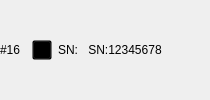
              <widget class="QWidget" name="widget_camera16" native="true">
               <layout class="QHBoxLayout" name="horizontalLayout_18">
                <property name="leftMargin">
                 <number>0</number>
                </property>
                <property name="topMargin">
                 <number>0</number>
                </property>
                <property name="rightMargin">
                 <number>0</number>
                </property>
                <property name="bottomMargin">
                 <number>0</number>
                </property>
                <item>
                 <widget class="QLabel" name="label_26">
                  <property name="text">
                   <string>#16</string>
                  </property>
                 </widget>
                </item>
                <item>
                 <spacer name="horizontalSpacer_24">
                  <property name="orientation">
                   <enum>Qt::Horizontal</enum>
                  </property>
                  <property name="sizeType">
                   <enum>QSizePolicy::Fixed</enum>
                  </property>
                  <property name="sizeHint" stdset="0">
                   <size>
                    <width>5</width>
                    <height>20</height>
                   </size>
                  </property>
                 </spacer>
                </item>
                <item>
                 <widget class="QPushButton" name="pbt_camera16">
                  <property name="sizePolicy">
                   <sizepolicy hsizetype="Fixed" vsizetype="Fixed">
                    <horstretch>0</horstretch>
                    <verstretch>0</verstretch>
                   </sizepolicy>
                  </property>
                  <property name="minimumSize">
                   <size>
                    <width>20</width>
                    <height>20</height>
                   </size>
                  </property>
                  <property name="maximumSize">
                   <size>
                    <width>20</width>
                    <height>20</height>
                   </size>
                  </property>
                  <property name="styleSheet">
                   <string notr="true">QPushButton
{   
    border-image:  url(:/image/camera_off.png);
    background:transparent; 
}

QPushButton:checked
{
    border-image: url(:/image/camera.png);
}
</string>
                  </property>
                  <property name="text">
                   <string/>
                  </property>
                  <property name="checkable">
                   <bool>true</bool>
                  </property>
                 </widget>
                </item>
                <item>
                 <widget class="QLabel" name="label_50">
                  <property name="text">
                   <string>SN:</string>
                  </property>
                 </widget>
                </item>
                <item>
                 <widget class="QPushButton" name="pbt_SN16">
                  <property name="text">
                   <string>SN:12345678</string>
                  </property>
                  <property name="checkable">
                   <bool>true</bool>
                  </property>
                  <property name="flat">
                   <bool>true</bool>
                  </property>
                 </widget>
                </item>
                <item>
                 <spacer name="horizontalSpacer_25">
                  <property name="orientation">
                   <enum>Qt::Horizontal</enum>
                  </property>
                  <property name="sizeHint" stdset="0">
                   <size>
                    <width>44</width>
                    <height>20</height>
                   </size>
                  </property>
                 </spacer>
                </item>
               </layout>
              </widget>
